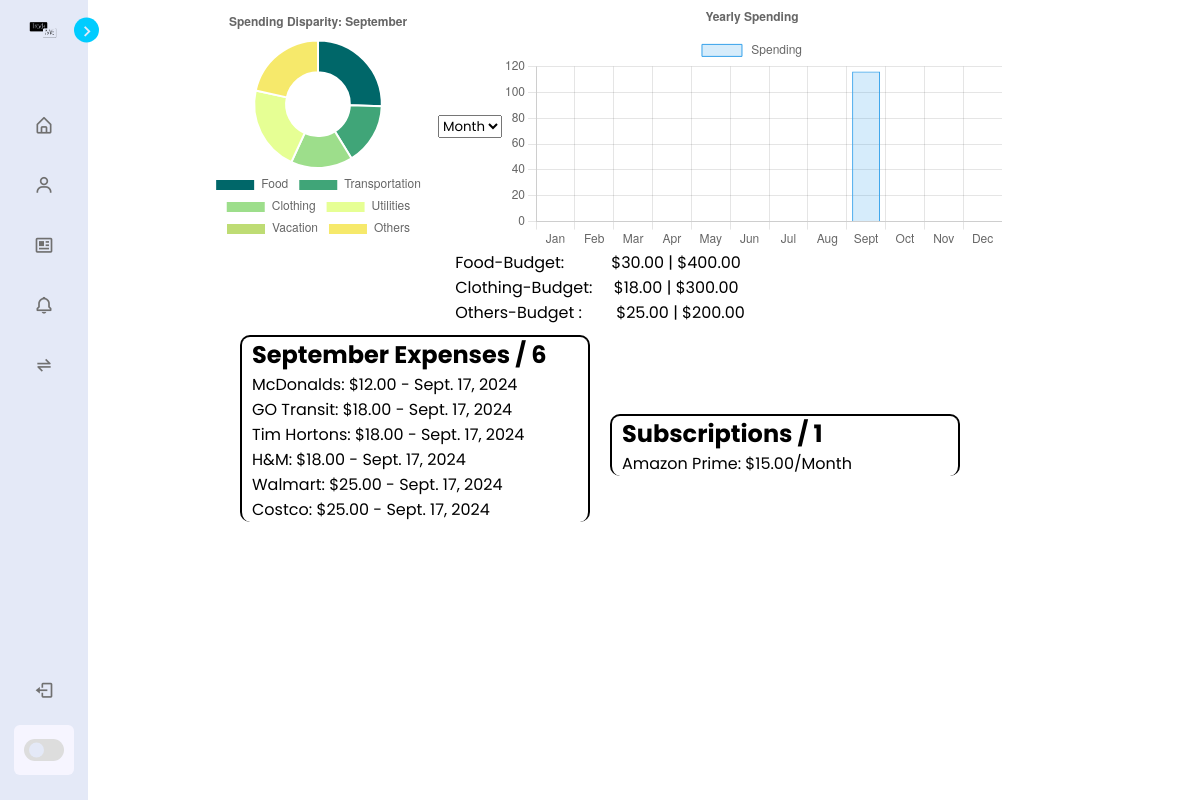
The app's page /profile/ (signed in) with its own data.
### user/models.py (models this page shows, shortened)
class Profile(models.Model):
    user = models.ForeignKey(User, on_delete=models.CASCADE)
    id_user = models.IntegerField()
    balance = models.DecimalField(blank=True, default=0, decimal_places=2, max_digits=10)
    cash_flow = models.DecimalField(blank=True,decimal_places=2, max_digits=10, default=0)
    food_budget = models.DecimalField(blank=True, decimal_places=2, max_digits=10, default=0)
    transport_budget = models.DecimalField(blank=True, decimal_places=2, max_digits=10, default=0)
    clothing_budget = models.DecimalField(blank=True, decimal_places=2, max_digits=10, default=0)
    utilities_budget = models.DecimalField(blank=True, decimal_places=2, max_digits=10, default=0)
    others_budget = models.DecimalField(blank=True, decimal_places=2, max_digits=10, default=0)

class Transactions(models.Model):
    profile = models.CharField(max_length=100)
    transaction_id = models.UUIDField(primary_key=True, default=uuid.uuid4)
    date = models.DateField(default=date.today())
    time = models.DateTimeField(default=datetime.now)
    category = models.CharField(max_length=50, choices=CATEGORY_CHOICES, blank=True)
    retailer = models.CharField(max_length=100, blank=True)
    amount = models.DecimalField(max_digits=10, decimal_places=2)

class Subscriptions(models.Model):
    profile = models.CharField(max_length=100)
    organization = models.CharField(max_length=100)
    price = models.DecimalField(max_digits=10, decimal_places=2) # Monthly Price

### user/views.py (the view)
# urls.py: path('profile/', views.check_transactions, name='profile'),
@login_required(login_url='login')
def check_transactions(request):
    profile = request.user.username # Profile Username
    user_object = User.objects.get(username=profile) # Gets the user Model
    profile_model = Profile.objects.get(user=user_object) # Gets the profile Model
    user_transactions_month = Transactions.objects.filter(profile=profile, date__month=date.today().month).order_by('-time') # Transactions for the month
    user_transactions_year = Transactions.objects.filter(profile=profile, date__year=date.today().year) # Transactions for the year
    user_transactions_len_this_month = len(user_transactions_month) # Number of transactions this month
    user_subscriptions = Subscriptions.objects.filter(profile=profile) # All subscriptions
    user_subscriptions_length = len(user_subscriptions) # Number of subscriptions
    yearly = bar_graph_data(user_transactions_year) # Data for bar graph
    pie_graph = pie_graph_data(user_transactions_month) # Data for pie graph (current month)
    percentage_year = pie_graph_data(user_transactions_year) # Data for pie graph (year)
    total_year, total_subscription, total_monthly, monthly_subscription, total = check_yearly_spending(user_transactions_year, user_subscriptions, user_transactions_month)
    food, util, others, clothes, transport, this_dict = get_budgets(profile_model, user_transactions_month)
    context = {
        "username": profile, # Profile
        "transactions": user_transactions_month, # Transactions for the month
        'categories': pie_graph, # Pie graph data
        'subscriptions': user_subscriptions, # All subscriptions
        'num_subscriptions': user_subscriptions_length, # Number of subscriptions
        'bar_graph_data': yearly, # Total Year spending
        'this_month': all_months[this_month -1], # The month
        'this_year': this_year,
        'num_transactions': user_transactions_len_this_month,
        'total_year': total_year, # Total
        'total_sub': total_subscription, #
        'total_monthly': total_monthly, #
        'monthly_subs': monthly_subscription, # Total spending for subscriptions
        'percentage_yearly': percentage_year,
        'food': food,
        'util': util,
        'others': others,
        'clothes': clothes,
        'transport': transport,
        'this_dicts': this_dict,
    }
    return render(request, 'profile.html', context)

### templates/profile.html (shortened to what this page needs)
<!DOCTYPE html>
{% load static %}
<html lang="en">
<head>
    <link href='https://unpkg.com/boxicons@2.1.4/css/boxicons.min.css' rel='stylesheet'>
    <link rel="stylesheet" href="{% static 'css/profile.css' %}">
</head>
<body>
    <nav class="sidebar close">
        <header>
            <div class="image-text">
                <span class="image">
                    <img src="/media/TrackME.png" alt="">
                </span>
            </div>
            <i class='bx bx-chevron-right toggle'></i>
        </header>
        <div class="menu-bar">
            <div class="menu">
                <ul class="menu-links">
                    <li class="nav-link">
                        <a href="/">
                            <i class='bx bx-home-alt icon'></i>
                        </a>
                    </li>
                    <li class="nav-link">
                        <a href="/profile">
                            <i class='bx bx-user icon'></i>
                        </a>
                    </li>
                    <li class="nav-link">
                        <a href="#">
                            <i class='bx bx-news icon'></i>
                        </a>
                    </li>
                    <li class="nav-link">
                        <a href="#">
                            <i class='bx bx-bell icon'></i>
                        </a>
                    </li>
                    <li class="nav-link">
                        <a href="/transaction">
                            <i class='bx bx-transfer-alt icon'></i>
                        </a>
                    </li>
                </ul>
            </div>
            <div class="bottom-content">
                <li class="#">
                    <a href="/logout">
                        <i class='bx bx-log-out icon'></i>
                    </a>
                </li>
                <li class="mode">
                    <div class="toggle-switch">
                        <span class="switch"></span>
                    </div>
                </li>
            </div>
        </div>
    </nav>
    <div class='all'>
        <div class='charts'>
            <div class='pie-chart' id='container' style="width: 20%;">
                <canvas id='pie-chart'></canvas>
            </div>
            <div class='select-box'>
                <select id='time'>
                    <option value='month'>Month</option>
                </select>
            </div>
            <div class='bar-chart-yearly'>
                <canvas id='yearly-bar-chart' width=500></canvas>
            </div>
        </div>
        <div class='these-budgets'>
        <div class='all-budgets'>
            {% if food > 0 %}
            <p>Food-Budget: &nbsp &nbsp &nbsp &nbsp &nbsp  ${{this_dicts.Food}} | ${{food}}</p>
            {% endif%}
            {% if clothes > 0 %}
            <p>Clothing-Budget: &nbsp &nbsp ${{this_dicts.Clothing}} | ${{clothes}}</p>
            {% endif%}
            {% if others > 0 %}
            <p>Others-Budget :&nbsp &nbsp &nbsp &nbsp ${{this_dicts.Others}} | ${{others}}</p>
            {% endif%}
        </div>
        <div class='things'>
            <div class='transactions_made'>
                <ul class = 'hh'>
                    <h2>{{this_month}} Expenses / {{num_transactions}} </h2>
                    {% for t in transactions %}
                    <li class='jj'><a class='delete_link' href="{% url 'delete_transactions' t.transaction_id %}"><p>{{t.retailer}}: ${{t.amount}} - {{t.date}} </p></a></li>
                    {% endfor %}
                </ul>
            </div>
            <div class='subscriptions_made'>
                <ul class='hh'>
                    <h2 class='headers'>Subscriptions / {{num_subscriptions}}</h2>
                    <div class='hh2'>
                        {% for i in subscriptions %}
                        <li class='jj'><a class='delete_link' href="{% url 'delete_subscription' i.organization %}"><p>{{i.organization}}: ${{i.price}}/Month </p></a></li>
                        {% endfor %}
                    </div>
                </ul>
            </div>
        </div>
    </div>
    <script>
        // Pie / Doughnut Chart
        var ctx = document.getElementById('pie-chart').getContext('2d');
        var monthlyData = [
            {{ categories.Food }},
            {{ categories.Transportation }},
            {{ categories.Clothing }},
            {{ categories.Utilities }},
            {{ categories.Vacation }},
            {{ categories.Others }}
        ];
        var config = {
            type: 'doughnut',
            data: {
                datasets: [{
                    data: monthlyData,
                    backgroundColor: [
                        '#006769', '#40A578', '#9DDE8B', '#E6FF94', '#BEDC74', '#F6E96B'
                    ],
                    label: 'Expenses'
                }],
                labels: ['Food', 'Transportation', 'Clothing', 'Utilities', 'Vacation', 'Others']
            },
            options: {
                responsive: true,
                plugins: {
                    title: {
                        display: true,
                        text: 'Spending Disparity: {{this_month}}'
                    },
                    legend: {
                        position: 'bottom'
                    }
                }
            }
        };
        var pieChart = new Chart(ctx, config);
        // Dropdown menu code to change pie chart into yearly distribution or monthly
        const change = document.getElementById('time');
        change.addEventListener('change', function() {
            if (change.value === 'year') {
                pieChart.data.datasets[0].data = [
                    {{ percentage_yearly.Food }},
                    {{ percentage_yearly.Transportation }},
                    {{ percentage_yearly.Clothing }},
                    {{ percentage_yearly.Utilities }},
                    {{ percentage_yearly.Vacation }},
                    {{ percentage_yearly.Others }},
                ];
                pieChart.options.plugins.title.text = 'Spending Disparity: {{this_year}}';
            }
            else {
                pieChart.data.datasets[0].data = [
                    {{ categories.Food }},
                    {{ categories.Transportation }},
                    {{ categories.Clothing }},
                    {{ categories.Utilities }},
                    {{ categories.Vacation }},
                    {{ categories.Others }},
                ];
                pieChart.options.plugins.title.text = 'Spending Disparity: {{this_month}} {{ this_year }}';
            }
            pieChart.update();
        });
    </script>
    <script> // Bar Chart
        var ctxYearly = document.getElementById('yearly-bar-chart').getContext('2d');
        var yearlyData = {
            labels: ['Jan', 'Feb', 'Mar', 'Apr', 'May', 'Jun', 'Jul', 'Aug', 'Sept', 'Oct', 'Nov', 'Dec'],
            datasets: [{
                label: '{{year}} Spending',
                data: [
                    {{ bar_graph_data.Jan }},
                    {{ bar_graph_data.Feb }},
                    {{ bar_graph_data.Mar }},
                    {{ bar_graph_data.Apr }},
                    {{ bar_graph_data.May }},
                    {{ bar_graph_data.Jun }},
                    {{ bar_graph_data.Jul }},
                    {{ bar_graph_data.Aug }},
                    {{ bar_graph_data.Sept }},
                    {{ bar_graph_data.Oct }},
                    {{ bar_graph_data.Nov }},
                    {{ bar_graph_data.Dec }}
                ],
                backgroundColor: 'rgba(54, 162, 235, 0.2)',
                borderColor: 'rgba(54, 162, 235, 1)',
                borderWidth: 1
            }]
        };
        var configYearly = {
            type: 'bar',
            data: yearlyData,
            options: {
                responsive: true,
                scales: {
                    y: {
                        beginAtZero: true
                    }
                },
                plugins: {
                    title: {
                        display:true,
                        text: "Yearly Spending"
                    }
                }
            }
        };
        new Chart(ctxYearly, configYearly);
    </script>
</body>
</html>

### records on screen
Profile: food_budget "400.00", clothing_budget "300.00", others_budget "200.00"
Transactions: retailer "McDonalds", amount "12.00", date "Sept. 17, 2024"
Transactions: retailer "GO Transit", amount "18.00", date "Sept. 17, 2024"
Transactions: retailer "Tim Hortons", amount "18.00", date "Sept. 17, 2024"
Transactions: retailer "H&M", amount "18.00", date "Sept. 17, 2024"
Transactions: retailer "Walmart", amount "25.00", date "Sept. 17, 2024"
Transactions: retailer "Costco", amount "25.00", date "Sept. 17, 2024"
Subscriptions: organization "Amazon Prime", price "15.00"

### other values on screen
{{ this_dicts.Food }} "30.00"
{{ this_dicts.Clothing }} "18.00"
{{ this_dicts.Others }} "25.00"
{{ this_month }} "September"
{{ num_transactions }} "6"
{{ num_subscriptions }} "1"
chart data {{ categories.Food }} 26
chart data {{ categories.Transportation }} 16
chart data {{ categories.Clothing }} 16
chart data {{ categories.Utilities }} 22
